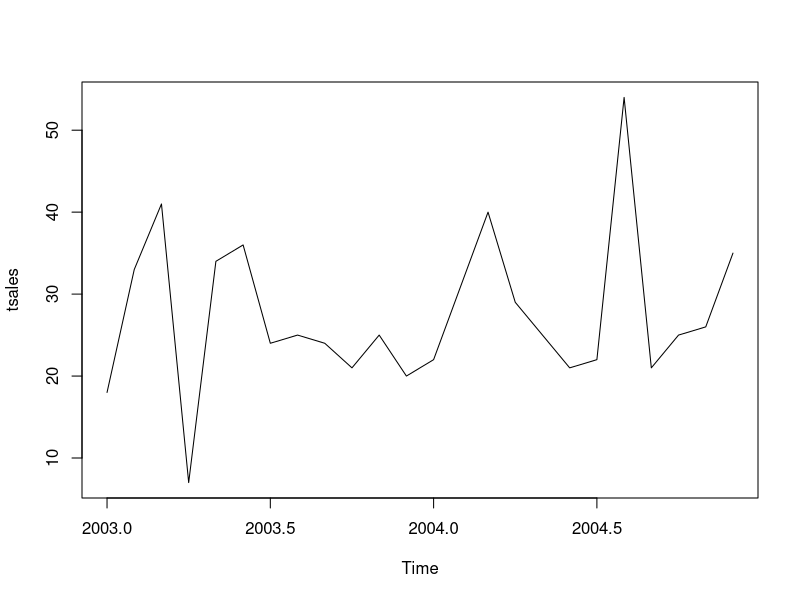
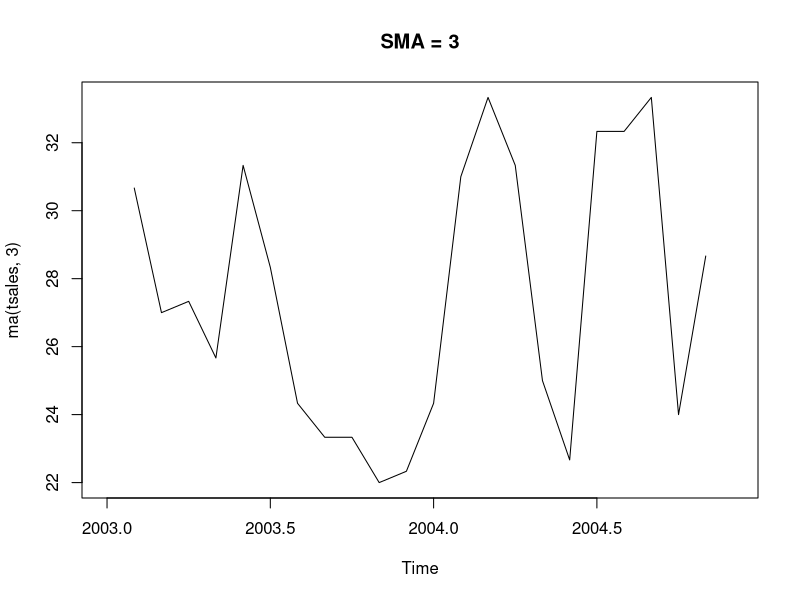

These charts were generated, in order, by the following R code:
# NOTES ON TIME SERIES ANALYSIS
# FEBRUARY 4, 2020

# This uses some code extracts and examples from R IN ACTION  CH.15

sales <- c(18,33,41,7,34,36,24,25,24,21,25,20,22,31,40,29,25,21,22,54,21,25,26,35)
# create time series object
tsales <- ts(sales, start = c(2003,1), frequency =12)
plot(tsales)
start(tsales)
end(tsales)
frequency(tsales)
# window command can be used to create a subset of the time series observations
jmrecent <- window(tsales, start =c(2004,1), end =c(2004,12))


# after plotting, typically first step is to capture general/longer term trends
# that can often be done by plotting and seeing some moving averages.
# which can smooth things out and reveal/highlight these trends. (if they indeed exist.)
# picking the right number of periods to incorp into moving average is a judgment 
# typically pick an odd number - to grab observations before and after

# moving average function (ma) is from forecast library.. can be used
library(forecast)
salesma3 <- plot(ma(tsales,3), main = 'SMA = 3') 

# Most Common Way of Looking At Time Series Is To Think Of Following:
#  Yt = Trendt + Seasonalt + Irregulart
# in other words, base function + LT trend + seasonality factor + normal error/noise

